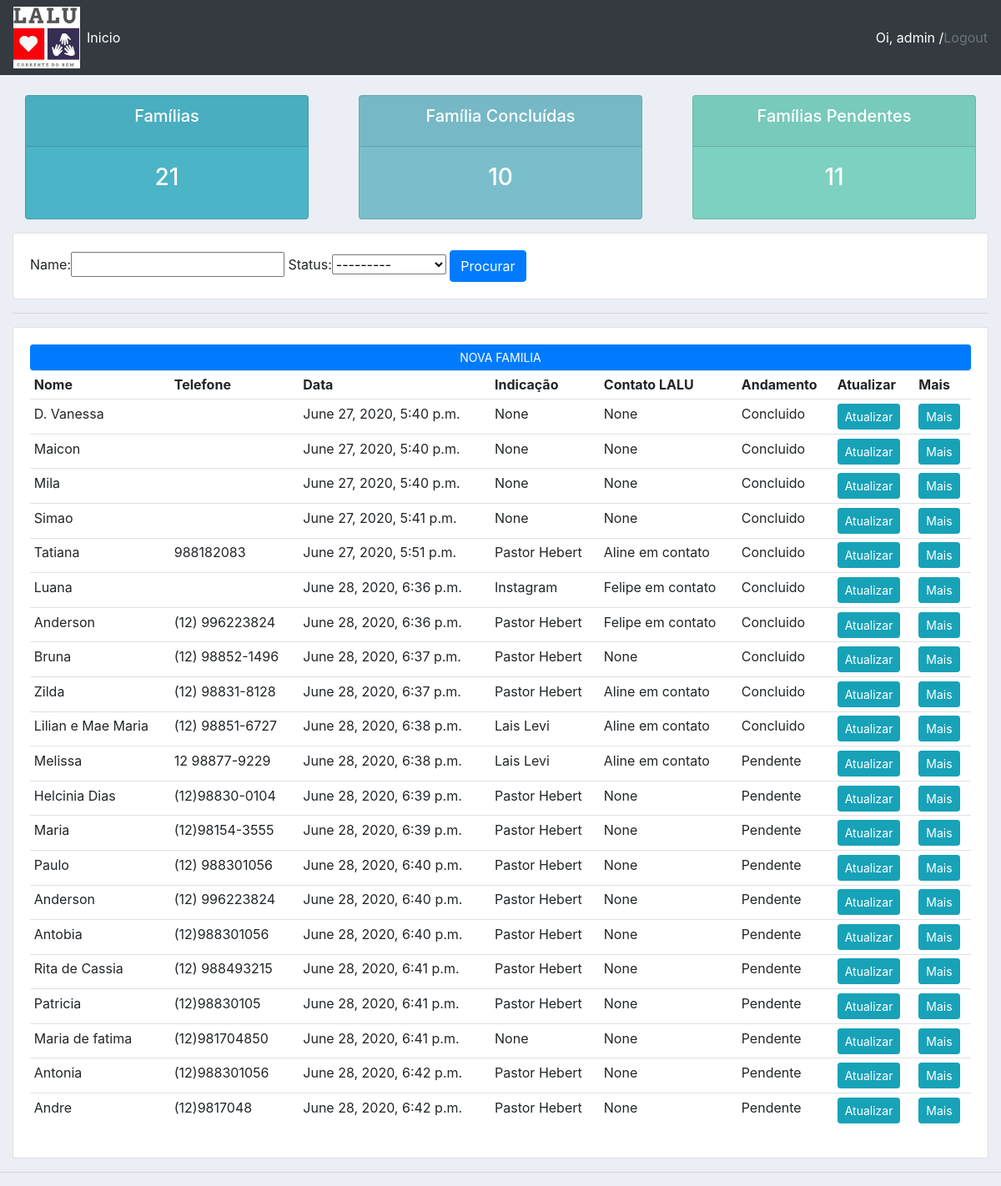
The app's page / (signed in) with its own data.
### crm/models.py (models this page shows, shortened)
class Customer(models.Model):
    STATUS = (
        ('Pendente', 'Pendente'),
        ('Em Andamento', 'Em Andamento'),
        ('Concluido', 'Concluido'),
    )
    name = models.CharField(max_length=200, null=True)
    phone = models.CharField(max_length=15, null=True)
    date_created = models.DateTimeField(auto_now_add=True, null=True, blank=False)
    refer = models.CharField(max_length=20, null=True, blank=False)
    contact = models.CharField(max_length=20, null=True, blank=False)
    text = models.TextField(null=True, blank=False)
    status = models.CharField(max_length=200, null=True, choices=STATUS)

### crm/views.py (the view)
# urls.py: path('', views.home, name="home"),
def home(request):
    customers = Customer.objects.all()
    total_customers = customers.count()
    concluido = customers.filter(status='Concluido').count()
    pendente = customers.filter(status='Pendente').count()
    myFilter = CustomerFilter(request.GET, queryset=customers)
    customers = myFilter.qs
    context = {'customers': customers, 'total_customers': total_customers, 'concluido': concluido, 'pendente': pendente
        , 'myFilter': myFilter}
    return render(request, 'crm/dashboard.html', context)

### crm/templates/crm/dashboard.html (shortened to what this page needs)
{%  extends 'crm/main.html' %}
{% block content %}
{%  include 'crm/status.html' %}
<div class="row">
	<div class="col">
		<div class="card card-body">
			<form method="get">
				{{myFilter.form}}
		    <button class="btn btn-primary" type="submit">Procurar</button>
		  </form>
		</div>
	</div>
</div>
		<hr>
		<div class="card card-body">
			<a class="btn btn-primary  btn-sm btn-block" href="{% url 'create_customer' %}">NOVA FAMILIA </a>
			<table class="table table-sm">
				<tr>
					<th>Nome</th>
					<th>Telefone</th>
					<th>Data</th>
					<th>Indicação</th>
					<th>Contato LALU</th>
					<th>Andamento</th>
					<th>Atualizar</th>
					<th>Mais</th>
					</tr>
					{% for customer in customers %}
				<tr>
					<td>{{customer.name}}</td>
					<td>{{customer.phone}}</td>
					<td>{{customer.date_created}}</td>
					<td>{{customer.refer}}</td>
					<td>{{customer.contact}}</td>
					<td>{{customer.status}}</td>
					<td><a class="btn btn-sm btn-info" href="{% url 'update_customer' customer.id %}">Atualizar</a> </td>
					<td><a class="btn btn-sm btn-info" href="{% url 'customer' customer.id %}">Mais</a> </td>
				</tr>
				{% endfor %}
			</table>
		</div>
	</div>
{% endblock %}

### crm/templates/crm/navbar.html (shortened to what this page needs)
{% load static %}
<nav class="navbar navbar-expand-lg navbar-dark bg-dark">
  <img src="{% static 'imagens/logo.png' %}">
  <div class="collapse navbar-collapse" id="navbarNav">
    <ul class="navbar-nav">
      <li class="nav-item active">
        <a class="nav-link" href="{% url 'home' %}">Inicio</a>
      </li>
    </ul>
  </div>
  <span><a class="text-white "> Oi, {{request.user }} /  </a></span>
  <span><a  class="text-muted" href=" {% url 'logout' %}"> Logout</a></span>
</nav>

### static/css/main.css (style rules this page uses)
body { background-color: #ebeff5; }

### records on screen
Customer: name "D. Vanessa", date_created "June 27, 2020, 5:40 p.m.", refer "None", contact "None", status "Concluido"
Customer: name "Maicon", date_created "June 27, 2020, 5:40 p.m.", refer "None", contact "None", status "Concluido"
Customer: name "Mila", date_created "June 27, 2020, 5:40 p.m.", refer "None", contact "None", status "Concluido"
Customer: name "Simao", date_created "June 27, 2020, 5:41 p.m.", refer "None", contact "None", status "Concluido"
Customer: name "Tatiana", phone "988182083", date_created "June 27, 2020, 5:51 p.m.", refer "Pastor Hebert", contact "Aline em contato", status "Concluido"
Customer: name "Luana", date_created "June 28, 2020, 6:36 p.m.", refer "Instagram", contact "Felipe em contato", status "Concluido"
Customer: name "Anderson", phone "(12) 996223824", date_created "June 28, 2020, 6:36 p.m.", refer "Pastor Hebert", contact "Felipe em contato", status "Concluido"
Customer: name "Bruna", phone "(12) 98852-1496", date_created "June 28, 2020, 6:37 p.m.", refer "Pastor Hebert", contact "None", status "Concluido"
Customer: name "Zilda", phone "(12) 98831-8128", date_created "June 28, 2020, 6:37 p.m.", refer "Pastor Hebert", contact "Aline em contato", status "Concluido"
Customer: name "Lilian e Mae Maria", phone "(12) 98851-6727", date_created "June 28, 2020, 6:38 p.m.", refer "Lais Levi", contact "Aline em contato", status "Concluido"
Customer: name "Melissa", phone "12 98877-9229", date_created "June 28, 2020, 6:38 p.m.", refer "Lais Levi", contact "Aline em contato", status "Pendente"
Customer: name "Helcinia Dias", phone "(12)98830-0104", date_created "June 28, 2020, 6:39 p.m.", refer "Pastor Hebert", contact "None", status "Pendente"
Customer: name "Maria", phone "(12)98154-3555", date_created "June 28, 2020, 6:39 p.m.", refer "Pastor Hebert", contact "None", status "Pendente"
Customer: name "Paulo", phone "(12) 988301056", date_created "June 28, 2020, 6:40 p.m.", refer "Pastor Hebert", contact "None", status "Pendente"
Customer: name "Anderson", phone "(12) 996223824", date_created "June 28, 2020, 6:40 p.m.", refer "Pastor Hebert", contact "None", status "Pendente"
Customer: name "Antobia", phone "(12)988301056", date_created "June 28, 2020, 6:40 p.m.", refer "Pastor Hebert", contact "None", status "Pendente"
Customer: name "Rita de Cassia", phone "(12) 988493215", date_created "June 28, 2020, 6:41 p.m.", refer "Pastor Hebert", contact "None", status "Pendente"
Customer: name "Patricia", phone "(12)98830105", date_created "June 28, 2020, 6:41 p.m.", refer "Pastor Hebert", contact "None", status "Pendente"
Customer: name "Maria de fatima", phone "(12)981704850", date_created "June 28, 2020, 6:41 p.m.", refer "None", contact "None", status "Pendente"
Customer: name "Antonia", phone "(12)988301056", date_created "June 28, 2020, 6:42 p.m.", refer "Pastor Hebert", contact "None", status "Pendente"
Customer: name "Andre", phone "(12)9817048", date_created "June 28, 2020, 6:42 p.m.", refer "Pastor Hebert", contact "None", status "Pendente"

### other values on screen
{{ request.user }} "admin"
{{ total_customers }} "21"
{{ concluido }} "10"
{{ pendente }} "11"
